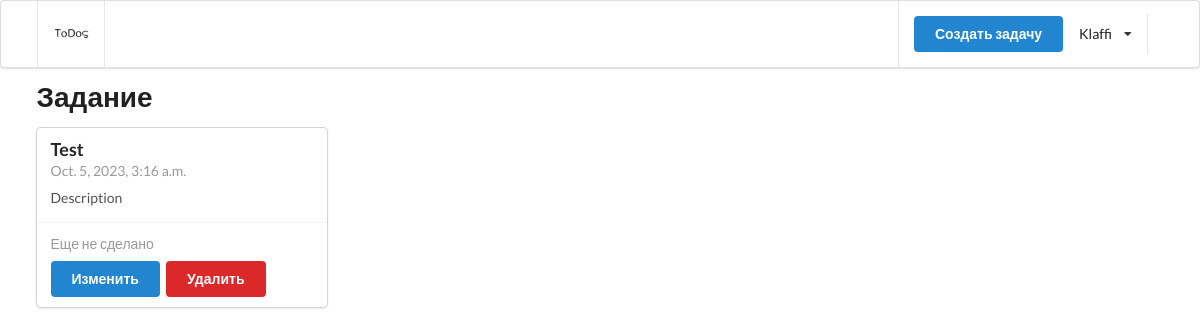
Screenshot of /todo/4/ (signed in) with the database file from the repository.
### authentication/models.py (models this page shows)
class User(AbstractUser):
    def __str__(self):
        return self.email

### todo/models.py (models this page shows, shortened)
class Todo(TrackingModel):
    title = models.CharField(max_length=255)
    description = models.TextField()
    is_completed = models.BooleanField(default=False)
    owner = models.ForeignKey(to=User, on_delete=models.CASCADE)

### todo/views.py (the view)
# urls.py: path('todo/<id>/', views.todo_detail, name='todo'),
@login_required
def todo_detail(request, id):
    todo = get_object_or_404(Todo, pk=id)
    context = {'todo': todo}
    return render(request, 'todo/todo-detail.html', context)

### templates/todo/todo-detail.html (shortened to what this page needs)
{% extends '__partials/base.html' %}
{% load static %}
{% block content %}
    <h1 class="ui header">Задание</h1>
    <div class="ui card">
        <div class="content">
            <div class="header">{{todo.title}}</div>
            <div class="meta">{{todo.created_at}}</div>
            <div class="description">
                <p>{{todo.description}}</p>
            </div>
        </div>
        <div class="extra content">
            {% if todo.is_completed %}
            <p>
            <i class="check icon green"></i>
            Завершено в {{todo.updated_at}}
            </p>
            {% else %}
            <p>
                Еще не сделано
            </p>
            {% endif %}
            <a href={% url 'todo-edit' todo.id %} class="ui button primary">Изменить</a>
            <a href={% url 'todo-delete' todo.id %} class="ui button red">Удалить</a>
        </div>
    </div>
{% endblock content %}

### templates/__partials/header.html (shortened to what this page needs)
{%load static%}
<div class="ui menu">
    <div class="ui container">
        <a href={% url 'home' %} class="header item">
            <img class="logo" class="logo" src={% static 'img/Logo.png' %}/>
        </a>
        <div class="right item">
            {% if request.user.is_authenticated %}
            <a href={% url 'create-todo' %} class="ui primary button">Создать задачу</a>
            <div class="ui simple dropdown item">
                {{request.user.username}} <i class="dropdown icon"></i>
            </div>
            {% endif %}
        </div>
    </div>
</div>

### rows the page displays
User: user.username "Klaffi"
Todo: title "Test", created_at "Oct. 5, 2023, 3:16 a.m.", description "Description"
